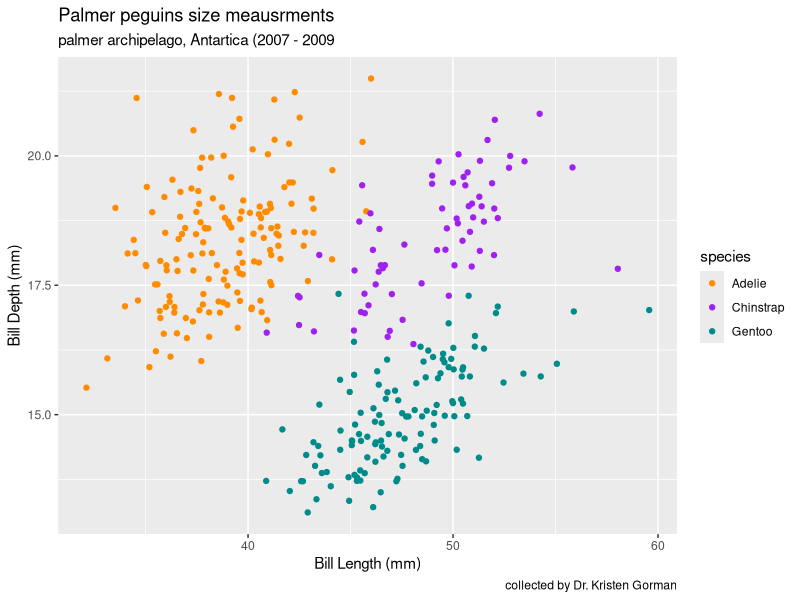

Recreate this plot in R.
## ---- chunk 1
library(tidyverse)
library(palmerpenguins)
## ---- chunk 2
#1
eq1 <- D(expr = expression(x^2), name = "x")
x <- 3
eval(eq1)

## ---- chunk 3
#2
eq2 <- D(expr = expression(2 * (3*x + 2)^4 - 5), name = "x")
x <- 1.2
eval(eq2)
## ---- chunk 4
library(tidyverse)
library(palmerpenguins)
ggplot(data = penguins, aes(x = bill_length_mm, y= bill_depth_mm)) + geom_jitter(aes(color = species))+ scale_color_manual(values = c("darkorange", "purple", "cyan4")) + labs(y = "Bill Depth (mm)", x = "Bill Length (mm)", title = "Palmer peguins size meausrments", 
       subtitle = "palmer archipelago, Antartica (2007 - 2009", caption = "collected by Dr. Kristen Gorman")
